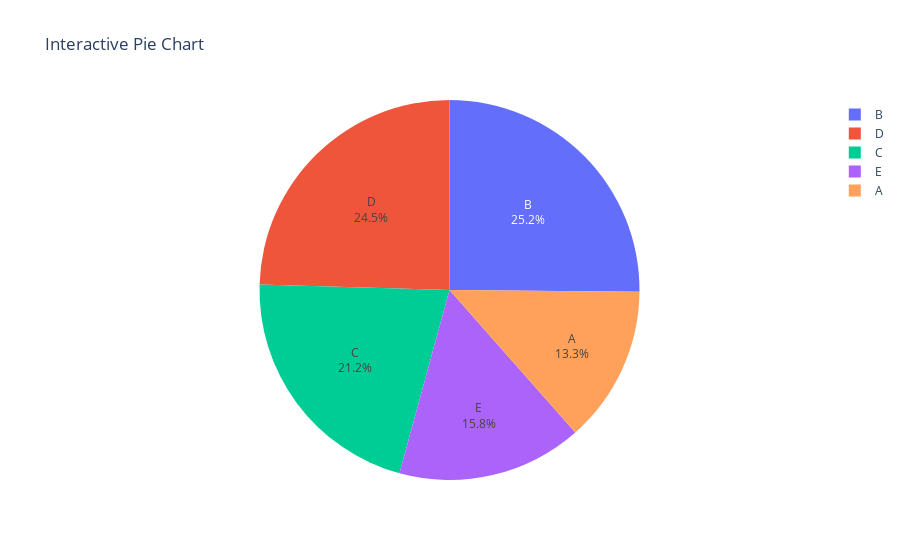

This figure's notebook cell:
### Code cell
labels = ['A', 'B', 'C', 'D', 'E']
values = np.random.randint(1, 100, size=len(labels))

fig = go.Figure(data=[go.Pie(labels=labels, values=values, textinfo='label+percent')])

fig.update_layout(title='Interactive Pie Chart')

fig.show()

### Figure 1 — Plotly figure (JSON) as saved in the notebook; plotly's stock layout.template omitted (floating-point values rounded to 4 significant figures)
{"data": [{"labels": ["A", "B", "C", "D", "E"], "textinfo": "label+percent", "type": "pie", "values": [44, 83, 70, 81, 52]}], "layout": {"title": {"text": "Interactive Pie Chart"}}}
